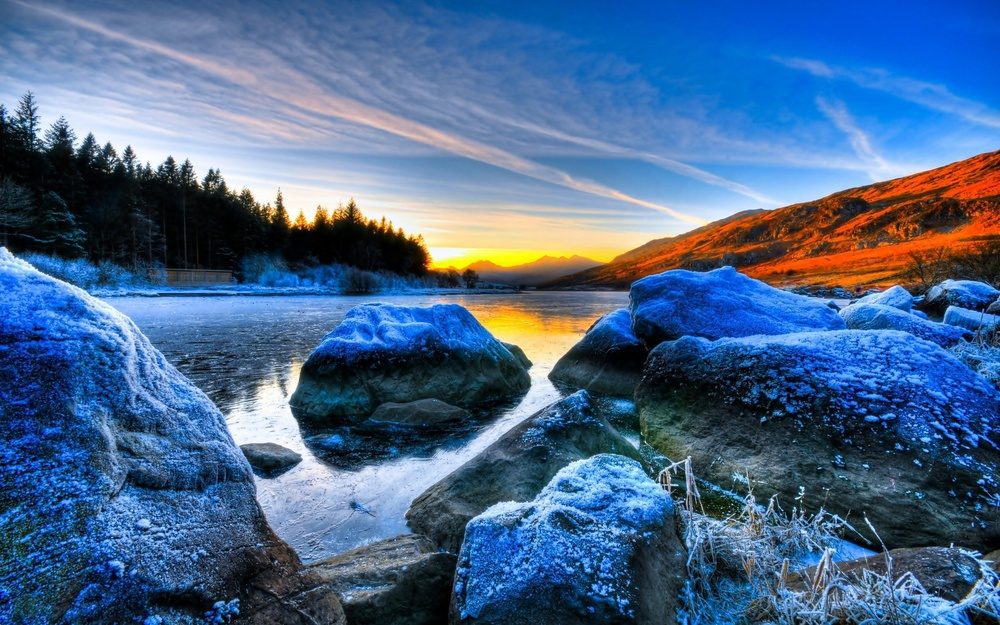
#> input picture walpaper.jpg, 1000 x 625 px, shrunk from 2560 x 1600 before the run
$ python obj5.py
#> lines starting #> are read from the running program, lines starting #| are printed output that depends on the picture
from PIL import Image
import numpy as np
img = Image.open(r"walpaper.jpg")
#> img is the input picture: PIL image 1000x625 RGB; mean R, G, B 72.8, 103.3, 140.1
img_arry = np.array(img)
I_max = 50
img_arry = I_max + img_arry
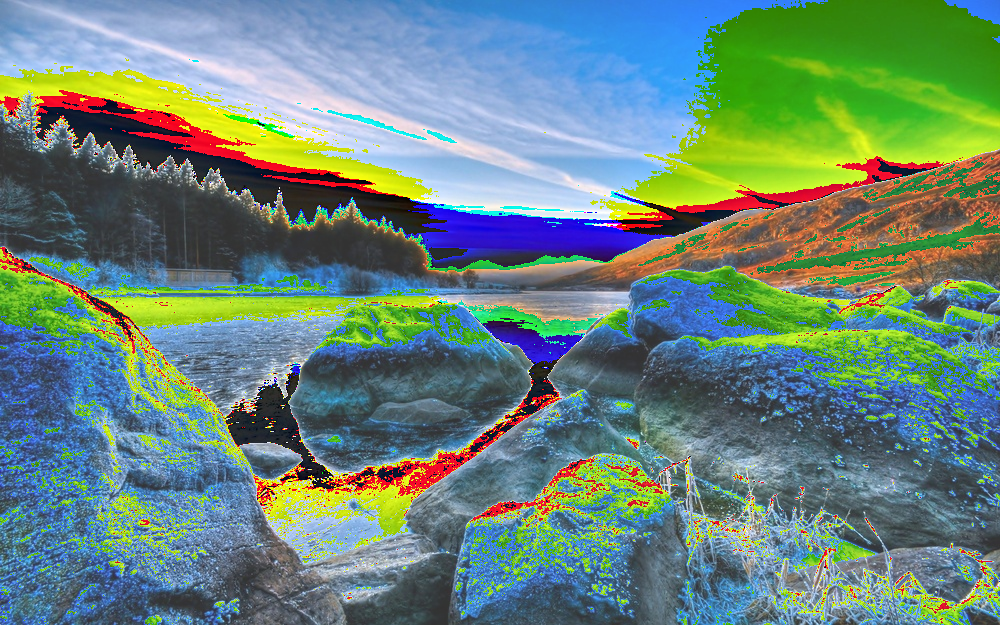
#> img_arry: shape (625, 1000, 3); mean R, G, B 105.3, 134, 123
inverted_img = Image.fromarray(img_arry)
inverted_img.save(r"intensity.jpg")

$ run again, with profile.jpg copied over walpaper.jpg
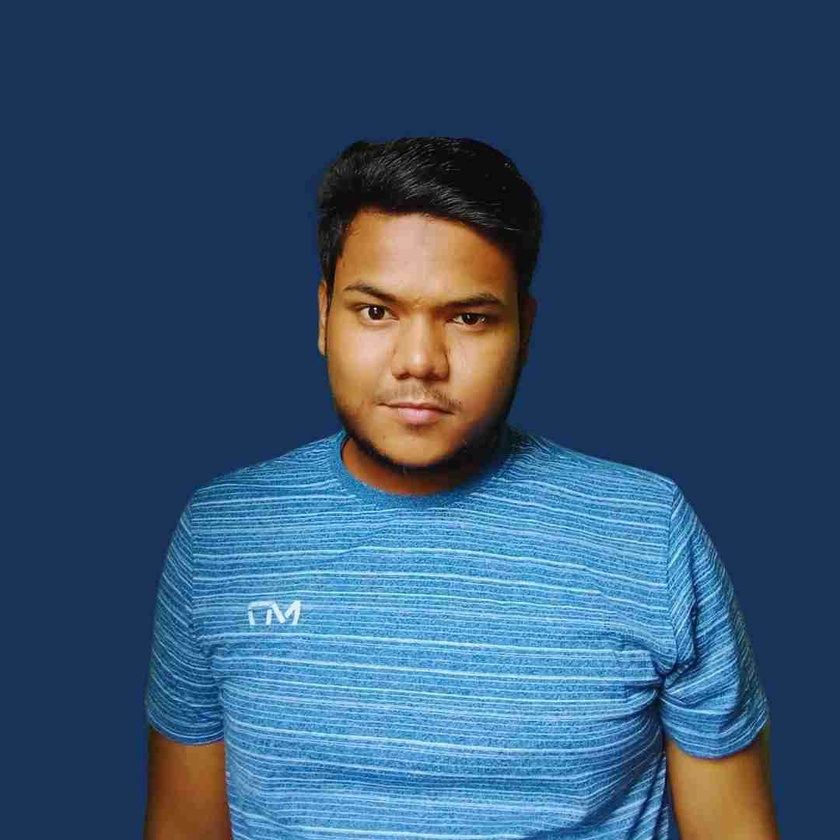
#> input picture profile.jpg, 840 x 840 px, shrunk from 1080 x 1080 before the run
#> img is the input picture: PIL image 840x840 RGB; mean R, G, B 52.4, 82.5, 112.7
#> `img_arry = I_max + img_arry`:
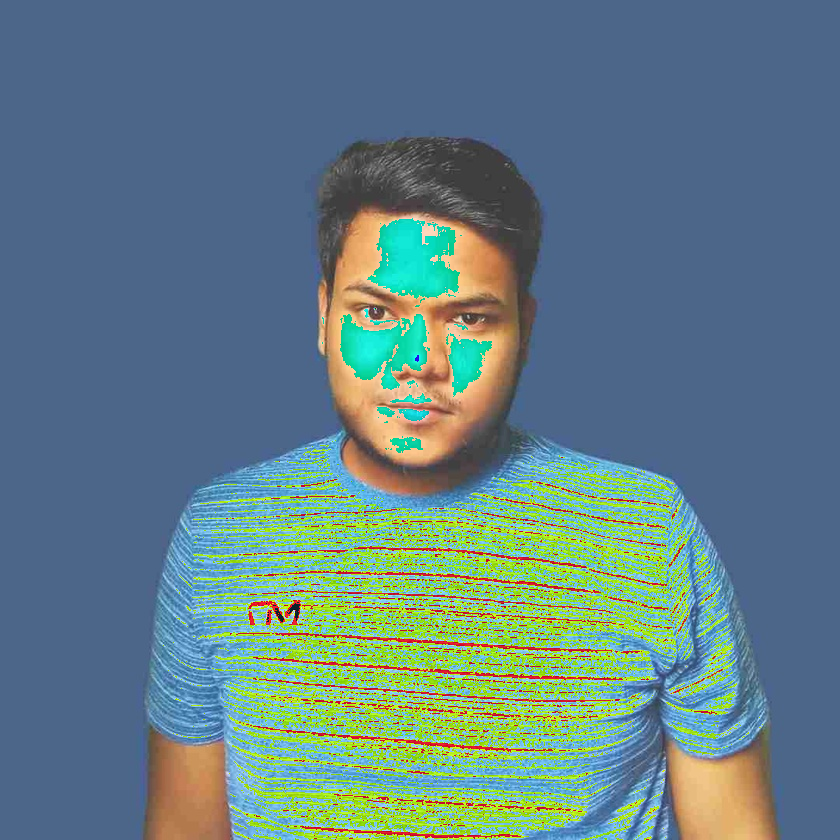
#> img_arry: shape (840, 840, 3); mean R, G, B 98.1, 127.9, 133.4

$ run again, with x-mirror.jpg copied over walpaper.jpg
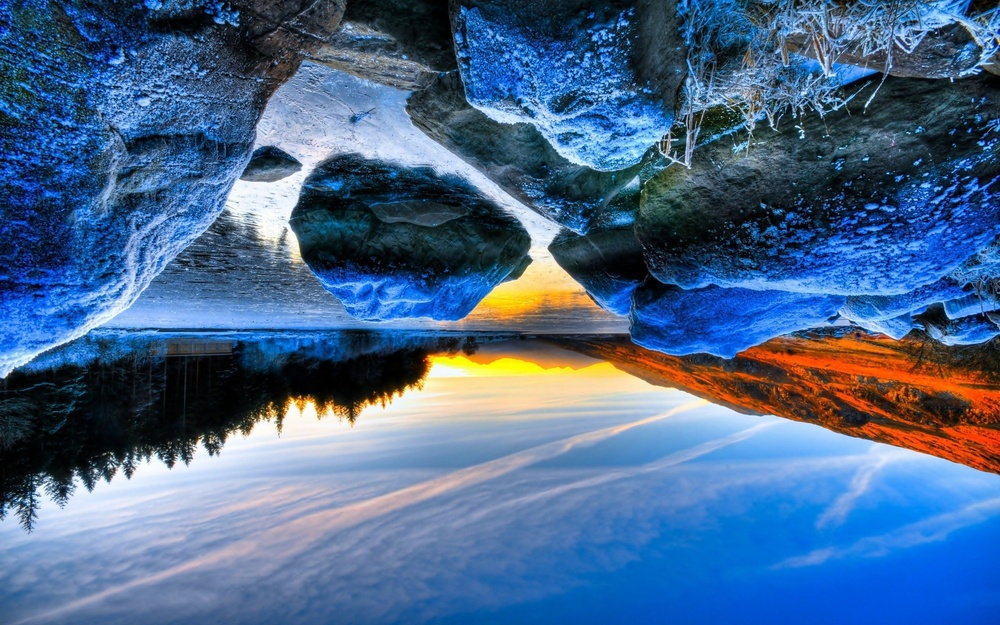
#> input picture x-mirror.jpg, 1000 x 625 px, shrunk from 2560 x 1600 before the run
#> img is the input picture: PIL image 1000x625 RGB; mean R, G, B 72.9, 103.3, 140.1
#> `img_arry = I_max + img_arry`:
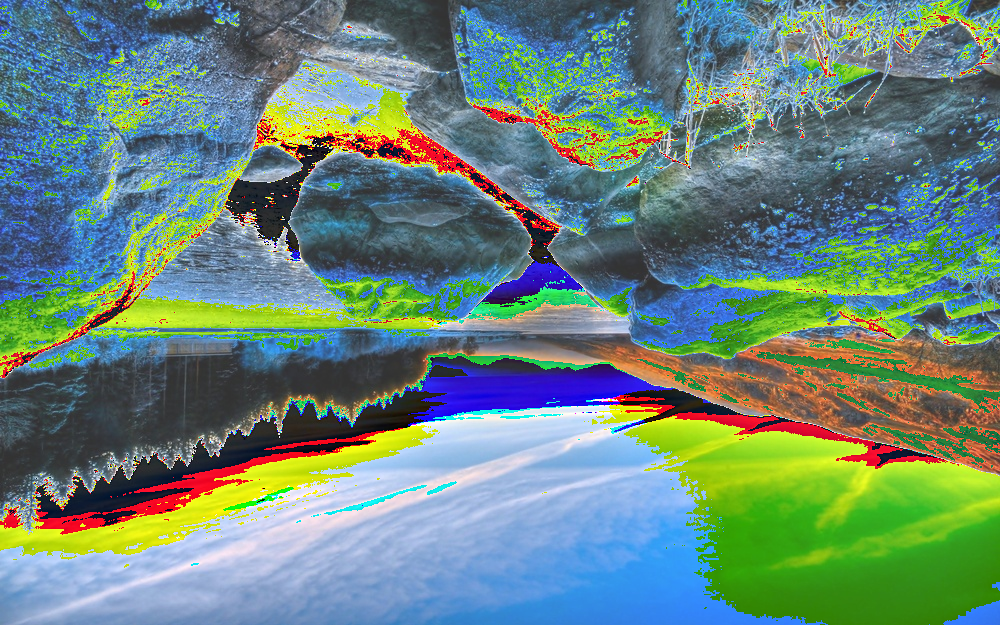
#> img_arry: shape (625, 1000, 3); mean R, G, B 105.4, 134, 123.3

$ run again, with y-mirror.jpg copied over walpaper.jpg
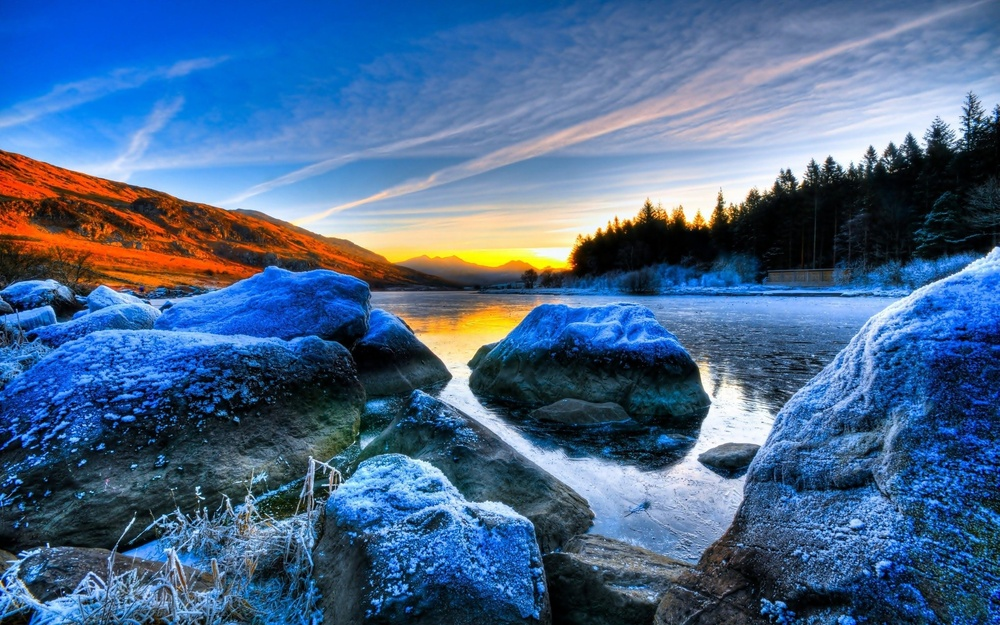
#> input picture y-mirror.jpg, 1000 x 625 px, shrunk from 2560 x 1600 before the run
#> img is the input picture: PIL image 1000x625 RGB; mean R, G, B 72.9, 103.3, 140.1
#> `img_arry = I_max + img_arry`:
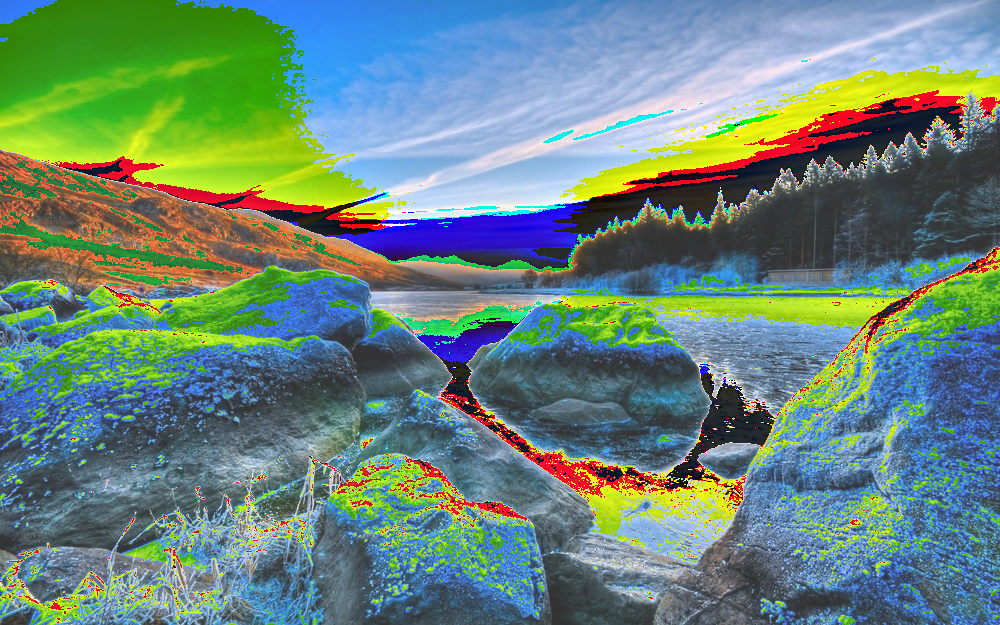
#> img_arry: shape (625, 1000, 3); mean R, G, B 105.4, 134, 123.3
